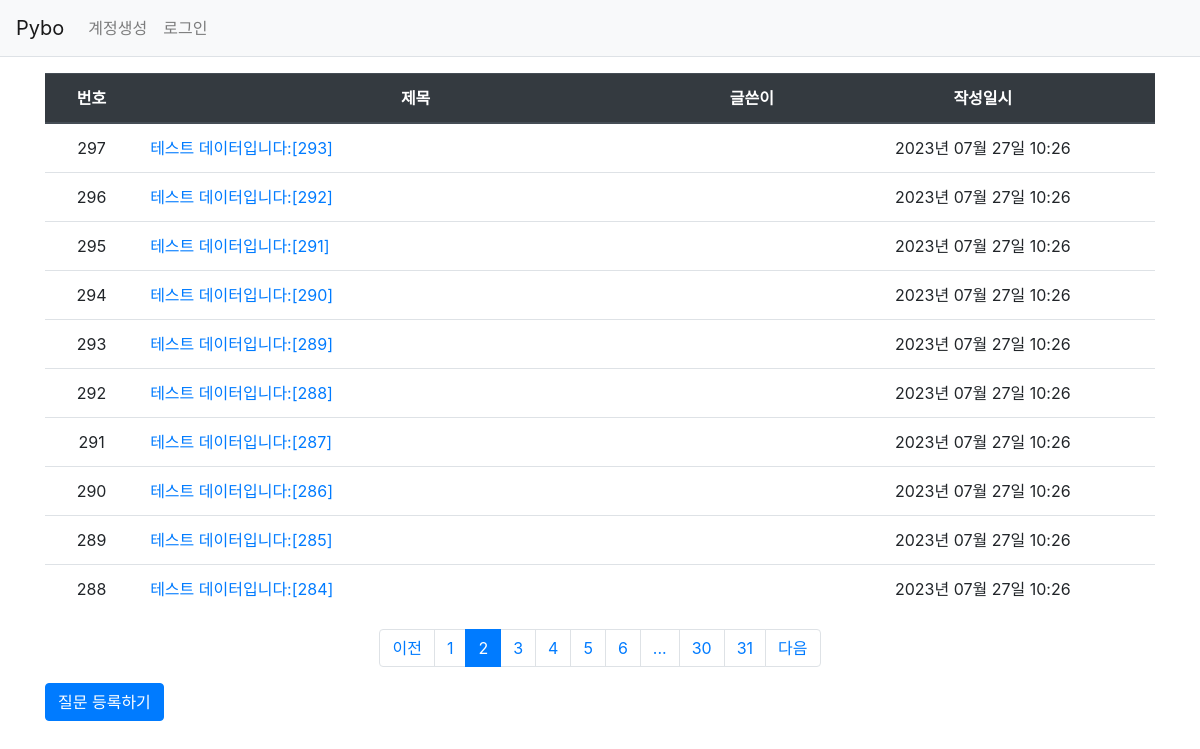
/question/list/?page=2, run on the app's committed database.
### pybo/models.py (models this page shows)
class Question(db.Model):
    id = db.Column(db.Integer, primary_key=True)
    subject = db.Column(db.String(200), nullable=False)
    content = db.Column(db.Text(), nullable=False)
    create_date = db.Column(db.DateTime(), nullable=False)
    user_id = db.Column(db.Integer, db.ForeignKey('user.id', ondelete='CASCADE'), nullable=True)
    user = db.relationship('User', backref=db.backref('question_set'))
    modify_date = db.Column(db.DateTime(), nullable=True)

### pybo/views/question_views.py (the view)
@bp.route('/list/')
def _list():
    page = request.args.get('page', type=int, default=1)
    question_list = Question.query.order_by(Question.create_date.desc())
    question_list = question_list.paginate(per_page=10)
    return render_template('question/question_list.html', question_list=question_list)

### pybo/filter.py (called while the page is built)
def format_datetime(value, fmt='%Y년 %m월 %d일 %H:%M'):
    return value.strftime(fmt)

### pybo/views/auth_views.py (called while the page is built)
@bp.before_app_request
def load_logged_in_user():
    user_id = session.get('user_id')
    if user_id is None:
        g.user = None
    else:
        g.user = User.query.get(user_id)

### pybo/templates/question/question_list.html (shortened to what this page needs)
{% extends 'base.html' %}
{% block content %}
<div class="container my-3">
    <table class="table">
        <thead>
        <tr class="text-center thead-dark">
            <th>번호</th>
            <th style="width:50%">제목</th>
            <th>글쓴이</th>
            <th>작성일시</th>
        </tr>
        </thead>
        <tbody>
        {% if question_list %}
        {% for question in question_list.items %}
        <tr class="text-center">
            <td>{{ question_list.total - ((question_list.page-1) * question_list.per_page) - loop.index0 }}</td>
            <td class="text-left">
                <a href="{{ url_for('question.detail', question_id=question.id) }}">{{ question.subject }}</a>
            </td>
            <td>{{ question.user.username }}</td>
            <td>{{ question.create_date|datetime }}</td>
        </tr>
        {% endfor %}
        {% else %}
        <tr>
            <td colspan="3">질문이 없습니다.</td>
        </tr>
        {% endif %}
        </tbody>
    </table>
    <ul class="pagination justify-content-center">
        {% if question_list.has_prev %}
        <li class="page-item">
            <a class="page-link" href="?page={{ question_list.prev_num }}">이전</a>
        </li>
        {% else %}
        <li class="page-item disabled">
            <a class="page-link" tabindex="-1" aria-disabled="true" href="#">이전</a>
        </li>
        {% endif %}
        {% for page_num in question_list.iter_pages() %}
            {% if page_num %}
                {% if page_num != question_list.page %}
                <li class="page-item">
                    <a class="page-link" href="?page={{ page_num }}">{{ page_num }}</a>
                </li>
                {% else %}
                <li class="page-item active" aria-current="page">
                    <a class="page-link" href="#">{{ page_num }}</a>
                </li>
                {% endif %}
            {% else %}
                <li class="disabled">
                    <a class="page-link" href="#">...</a>
                </li>
            {% endif %}
        {% endfor %}
        {% if question_list.has_next %}
        <li class="page-item">
            <a class="page-link" href="?page={{ question_list.next_num }}">다음</a>
        </li>
        {% else %}
        <li class="page-item disabled">
            <a class="page-link" tabindex="-1" aria-disabled="true" href="#">다음</a>
        </li>
        {% endif %}
    </ul>
    <a href="{{ url_for('question.create') }}" class="btn btn-primary">질문 등록하기
</a>
</div>
{% endblock %}

### data on the page
Question: total "297", subject "테스트 데이터입니다:[293]", create_date "2023년 07월 27일 10:26"
Question: total "296", subject "테스트 데이터입니다:[292]", create_date "2023년 07월 27일 10:26"
Question: total "295", subject "테스트 데이터입니다:[291]", create_date "2023년 07월 27일 10:26"
Question: total "294", subject "테스트 데이터입니다:[290]", create_date "2023년 07월 27일 10:26"
Question: total "293", subject "테스트 데이터입니다:[289]", create_date "2023년 07월 27일 10:26"
Question: total "292", subject "테스트 데이터입니다:[288]", create_date "2023년 07월 27일 10:26"
Question: total "291", subject "테스트 데이터입니다:[287]", create_date "2023년 07월 27일 10:26"
Question: total "290", subject "테스트 데이터입니다:[286]", create_date "2023년 07월 27일 10:26"
Question: total "289", subject "테스트 데이터입니다:[285]", create_date "2023년 07월 27일 10:26"
Question: total "288", subject "테스트 데이터입니다:[284]", create_date "2023년 07월 27일 10:26"

### other printed values
{{ page_num }} "1" "3" "4" "5" "6" "30" "31"
{{ page_num }} "2"
